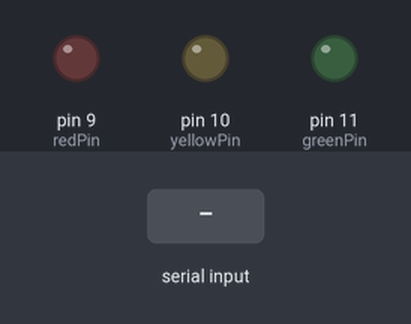
A sketch run on a simulated Arduino Uno, built with avr-gcc and run on an emulated ATmega328P. Shown: output pins drawn as LEDs (lit = HIGH). The inputs (shaded band) are chosen by the test bench.

Above: at 1.2 s.
1.3 s: "90,45\n" received over Serial
At 2.5 s:
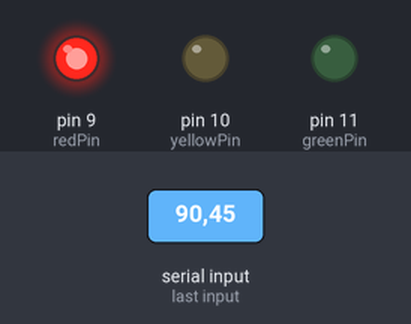
2.8 s: "30,150\n" received over Serial
At 3.6 s:
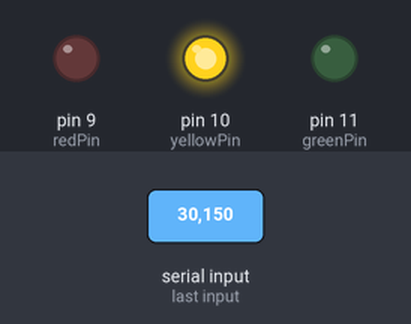
4.3 s: "5\n" received over Serial
At 4.6 s:
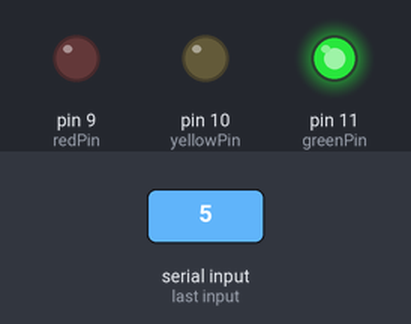
5.8 s: "90\n" received over Serial
At 7.0 s:
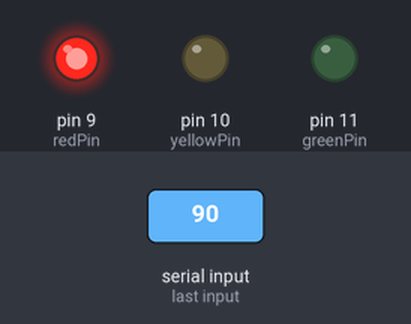
Timing chart, 0 to 8.3 s (numbered marks = the images above; inputs shaded):
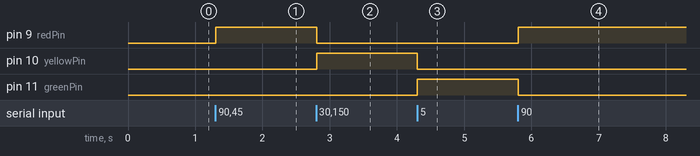

Measured:
- after the input at 1.3 s, pin 9 (redPin): LOW → HIGH at once
- after the input at 2.8 s, pin 9 (redPin): HIGH → LOW at once; pin 10 (yellowPin): LOW → HIGH at once
- after the input at 4.3 s, pin 10 (yellowPin): HIGH → LOW at once; pin 11 (greenPin): LOW → HIGH at once
- after the input at 5.8 s, pin 9 (redPin): LOW → HIGH at once; pin 11 (greenPin): HIGH → LOW at once

The sketch:

lightsWithHand.ino
```cpp
int greenPin = 11;
int yellowPin = 10;
int redPin = 9;

void setup() {
  // put your setup code here, to run once:
  Serial.begin(9600);
  pinMode(greenPin, OUTPUT);
  pinMode(yellowPin, OUTPUT);
  pinMode(redPin, OUTPUT);
}

void loop() {
  // put your main code here, to run repeatedly:
  if(Serial.available() > 0){
    String dist = Serial.readStringUntil('\n');
    int newDist = dist.toInt();
    if (newDist >= 75){
      digitalWrite(yellowPin,LOW);
      digitalWrite(greenPin,LOW);
      digitalWrite(redPin,HIGH);
    }else if (newDist > 25){
      digitalWrite(yellowPin,HIGH);
      digitalWrite(redPin,LOW);
      digitalWrite(greenPin,LOW);
    }else if(newDist >= 0){
      digitalWrite(greenPin,HIGH);
      digitalWrite(yellowPin,LOW);
      digitalWrite(redPin,LOW);
    }
  }
}
```
